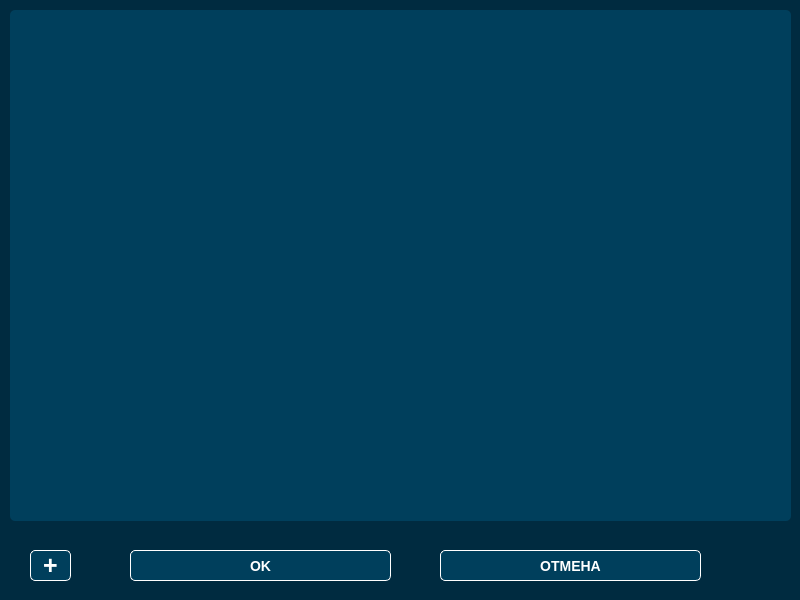
<?xml version="1.0" encoding="UTF-8"?>
<ui version="4.0">
 <class>Modal</class>
 <widget class="QMainWindow" name="Modal">
  <property name="geometry">
   <rect>
    <x>0</x>
    <y>0</y>
    <width>800</width>
    <height>600</height>
   </rect>
  </property>
  <property name="palette">
   <palette>
    <active>
     <colorrole role="WindowText">
      <brush brushstyle="SolidPattern">
       <color alpha="255">
        <red>255</red>
        <green>255</green>
        <blue>255</blue>
       </color>
      </brush>
     </colorrole>
     <colorrole role="Button">
      <brush brushstyle="SolidPattern">
       <color alpha="255">
        <red>0</red>
        <green>43</green>
        <blue>64</blue>
       </color>
      </brush>
     </colorrole>
     <colorrole role="Light">
      <brush brushstyle="SolidPattern">
       <color alpha="255">
        <red>0</red>
        <green>64</green>
        <blue>96</blue>
       </color>
      </brush>
     </colorrole>
     <colorrole role="Midlight">
      <brush brushstyle="SolidPattern">
       <color alpha="255">
        <red>0</red>
        <green>53</green>
        <blue>80</blue>
       </color>
      </brush>
     </colorrole>
     <colorrole role="Dark">
      <brush brushstyle="SolidPattern">
       <color alpha="255">
        <red>0</red>
        <green>21</green>
        <blue>32</blue>
       </color>
      </brush>
     </colorrole>
     <colorrole role="Mid">
      <brush brushstyle="SolidPattern">
       <color alpha="255">
        <red>0</red>
        <green>28</green>
        <blue>42</blue>
       </color>
      </brush>
     </colorrole>
     <colorrole role="Text">
      <brush brushstyle="SolidPattern">
       <color alpha="255">
        <red>255</red>
        <green>255</green>
        <blue>255</blue>
       </color>
      </brush>
     </colorrole>
     <colorrole role="BrightText">
      <brush brushstyle="SolidPattern">
       <color alpha="255">
        <red>255</red>
        <green>255</green>
        <blue>255</blue>
       </color>
      </brush>
     </colorrole>
     <colorrole role="ButtonText">
      <brush brushstyle="SolidPattern">
       <color alpha="255">
        <red>255</red>
        <green>255</green>
        <blue>255</blue>
       </color>
      </brush>
     </colorrole>
     <colorrole role="Base">
      <brush brushstyle="SolidPattern">
       <color alpha="255">
        <red>0</red>
        <green>0</green>
        <blue>0</blue>
       </color>
      </brush>
     </colorrole>
     <colorrole role="Window">
      <brush brushstyle="SolidPattern">
       <color alpha="255">
        <red>0</red>
        <green>43</green>
        <blue>64</blue>
       </color>
      </brush>
     </colorrole>
     <colorrole role="Shadow">
      <brush brushstyle="SolidPattern">
       <color alpha="255">
        <red>0</red>
        <green>0</green>
        <blue>0</blue>
       </color>
      </brush>
     </colorrole>
     <colorrole role="AlternateBase">
      <brush brushstyle="SolidPattern">
       <color alpha="255">
        <red>0</red>
        <green>21</green>
        <blue>32</blue>
       </color>
      </brush>
     </colorrole>
     <colorrole role="ToolTipBase">
      <brush brushstyle="SolidPattern">
       <color alpha="255">
        <red>255</red>
        <green>255</green>
        <blue>220</blue>
       </color>
      </brush>
     </colorrole>
     <colorrole role="ToolTipText">
      <brush brushstyle="SolidPattern">
       <color alpha="255">
        <red>0</red>
        <green>0</green>
        <blue>0</blue>
       </color>
      </brush>
     </colorrole>
    </active>
    <inactive>
     <colorrole role="WindowText">
      <brush brushstyle="SolidPattern">
       <color alpha="255">
        <red>255</red>
        <green>255</green>
        <blue>255</blue>
       </color>
      </brush>
     </colorrole>
     <colorrole role="Button">
      <brush brushstyle="SolidPattern">
       <color alpha="255">
        <red>0</red>
        <green>43</green>
        <blue>64</blue>
       </color>
      </brush>
     </colorrole>
     <colorrole role="Light">
      <brush brushstyle="SolidPattern">
       <color alpha="255">
        <red>0</red>
        <green>64</green>
        <blue>96</blue>
       </color>
      </brush>
     </colorrole>
     <colorrole role="Midlight">
      <brush brushstyle="SolidPattern">
       <color alpha="255">
        <red>0</red>
        <green>53</green>
        <blue>80</blue>
       </color>
      </brush>
     </colorrole>
     <colorrole role="Dark">
      <brush brushstyle="SolidPattern">
       <color alpha="255">
        <red>0</red>
        <green>21</green>
        <blue>32</blue>
       </color>
      </brush>
     </colorrole>
     <colorrole role="Mid">
      <brush brushstyle="SolidPattern">
       <color alpha="255">
        <red>0</red>
        <green>28</green>
        <blue>42</blue>
       </color>
      </brush>
     </colorrole>
     <colorrole role="Text">
      <brush brushstyle="SolidPattern">
       <color alpha="255">
        <red>255</red>
        <green>255</green>
        <blue>255</blue>
       </color>
      </brush>
     </colorrole>
     <colorrole role="BrightText">
      <brush brushstyle="SolidPattern">
       <color alpha="255">
        <red>255</red>
        <green>255</green>
        <blue>255</blue>
       </color>
      </brush>
     </colorrole>
     <colorrole role="ButtonText">
      <brush brushstyle="SolidPattern">
       <color alpha="255">
        <red>255</red>
        <green>255</green>
        <blue>255</blue>
       </color>
      </brush>
     </colorrole>
     <colorrole role="Base">
      <brush brushstyle="SolidPattern">
       <color alpha="255">
        <red>0</red>
        <green>0</green>
        <blue>0</blue>
       </color>
      </brush>
     </colorrole>
     <colorrole role="Window">
      <brush brushstyle="SolidPattern">
       <color alpha="255">
        <red>0</red>
        <green>43</green>
        <blue>64</blue>
       </color>
      </brush>
     </colorrole>
     <colorrole role="Shadow">
      <brush brushstyle="SolidPattern">
       <color alpha="255">
        <red>0</red>
        <green>0</green>
        <blue>0</blue>
       </color>
      </brush>
     </colorrole>
     <colorrole role="AlternateBase">
      <brush brushstyle="SolidPattern">
       <color alpha="255">
        <red>0</red>
        <green>21</green>
        <blue>32</blue>
       </color>
      </brush>
     </colorrole>
     <colorrole role="ToolTipBase">
      <brush brushstyle="SolidPattern">
       <color alpha="255">
        <red>255</red>
        <green>255</green>
        <blue>220</blue>
       </color>
      </brush>
     </colorrole>
     <colorrole role="ToolTipText">
      <brush brushstyle="SolidPattern">
       <color alpha="255">
        <red>0</red>
        <green>0</green>
        <blue>0</blue>
       </color>
      </brush>
     </colorrole>
    </inactive>
    <disabled>
     <colorrole role="WindowText">
      <brush brushstyle="SolidPattern">
       <color alpha="255">
        <red>0</red>
        <green>21</green>
        <blue>32</blue>
       </color>
      </brush>
     </colorrole>
     <colorrole role="Button">
      <brush brushstyle="SolidPattern">
       <color alpha="255">
        <red>0</red>
        <green>43</green>
        <blue>64</blue>
       </color>
      </brush>
     </colorrole>
     <colorrole role="Light">
      <brush brushstyle="SolidPattern">
       <color alpha="255">
        <red>0</red>
        <green>64</green>
        <blue>96</blue>
       </color>
      </brush>
     </colorrole>
     <colorrole role="Midlight">
      <brush brushstyle="SolidPattern">
       <color alpha="255">
        <red>0</red>
        <green>53</green>
        <blue>80</blue>
       </color>
      </brush>
     </colorrole>
     <colorrole role="Dark">
      <brush brushstyle="SolidPattern">
       <color alpha="255">
        <red>0</red>
        <green>21</green>
        <blue>32</blue>
       </color>
      </brush>
     </colorrole>
     <colorrole role="Mid">
      <brush brushstyle="SolidPattern">
       <color alpha="255">
        <red>0</red>
        <green>28</green>
        <blue>42</blue>
       </color>
      </brush>
     </colorrole>
     <colorrole role="Text">
      <brush brushstyle="SolidPattern">
       <color alpha="255">
        <red>0</red>
        <green>21</green>
        <blue>32</blue>
       </color>
      </brush>
     </colorrole>
     <colorrole role="BrightText">
      <brush brushstyle="SolidPattern">
       <color alpha="255">
        <red>255</red>
        <green>255</green>
        <blue>255</blue>
       </color>
      </brush>
     </colorrole>
     <colorrole role="ButtonText">
      <brush brushstyle="SolidPattern">
       <color alpha="255">
        <red>0</red>
        <green>21</green>
        <blue>32</blue>
       </color>
      </brush>
     </colorrole>
     <colorrole role="Base">
      <brush brushstyle="SolidPattern">
       <color alpha="255">
        <red>0</red>
        <green>43</green>
        <blue>64</blue>
       </color>
      </brush>
     </colorrole>
     <colorrole role="Window">
      <brush brushstyle="SolidPattern">
       <color alpha="255">
        <red>0</red>
        <green>43</green>
        <blue>64</blue>
       </color>
      </brush>
     </colorrole>
     <colorrole role="Shadow">
      <brush brushstyle="SolidPattern">
       <color alpha="255">
        <red>0</red>
        <green>0</green>
        <blue>0</blue>
       </color>
      </brush>
     </colorrole>
     <colorrole role="AlternateBase">
      <brush brushstyle="SolidPattern">
       <color alpha="255">
        <red>0</red>
        <green>43</green>
        <blue>64</blue>
       </color>
      </brush>
     </colorrole>
     <colorrole role="ToolTipBase">
      <brush brushstyle="SolidPattern">
       <color alpha="255">
        <red>255</red>
        <green>255</green>
        <blue>220</blue>
       </color>
      </brush>
     </colorrole>
     <colorrole role="ToolTipText">
      <brush brushstyle="SolidPattern">
       <color alpha="255">
        <red>0</red>
        <green>0</green>
        <blue>0</blue>
       </color>
      </brush>
     </colorrole>
    </disabled>
   </palette>
  </property>
  <property name="windowTitle">
   <string>MainWindow</string>
  </property>
  <widget class="QWidget" name="centralwidget">
   <widget class="QTableWidget" name="tableWidget">
    <property name="geometry">
     <rect>
      <x>10</x>
      <y>10</y>
      <width>781</width>
      <height>511</height>
     </rect>
    </property>
    <property name="styleSheet">
     <string notr="true">QTableWidget:pressed {
    background-color: qlineargradient(spread:pad, x1:0, y1:0, x2:0, y2:1,   stop:0 rgba(60, 186, 162, 255), stop:1 rgba(98, 211, 162, 255))
}
QTableWidget {
     background-color: #003f5c;
     border-radius: 5px; color: white; font: bold 14px;
}

QTableWidget:disabled {
    background-color: rgb(170, 170, 127)
}</string>
    </property>
   </widget>
   <widget class="QPushButton" name="pushButton">
    <property name="geometry">
     <rect>
      <x>130</x>
      <y>550</y>
      <width>261</width>
      <height>31</height>
     </rect>
    </property>
    <property name="styleSheet">
     <string notr="true">QPushButton:pressed {
    background-color: qlineargradient(spread:pad, x1:0, y1:0, x2:0, y2:1,   stop:0 rgba(60, 186, 162, 255), stop:1 rgba(98, 211, 162, 255))
}
QPushButton {
     background-color: #003f5c; border: 1px solid white;
     border-radius: 5px; color: white; font: bold 14px;
}

QPushButton:disabled {
    background-color: rgb(170, 170, 127)
}</string>
    </property>
    <property name="text">
     <string>OK</string>
    </property>
   </widget>
   <widget class="QPushButton" name="pushButton_3">
    <property name="geometry">
     <rect>
      <x>30</x>
      <y>550</y>
      <width>41</width>
      <height>31</height>
     </rect>
    </property>
    <property name="styleSheet">
     <string notr="true">QPushButton:pressed {
    background-color: qlineargradient(spread:pad, x1:0, y1:0, x2:0, y2:1,   stop:0 rgba(60, 186, 162, 255), stop:1 rgba(98, 211, 162, 255))
}
QPushButton {
     background-color: #003f5c; border: 1px solid white;
     border-radius: 5px; color: white; font: bold 25px;
}

QPushButton:disabled {
    background-color: rgb(170, 170, 127)
}</string>
    </property>
    <property name="text">
     <string>+</string>
    </property>
   </widget>
   <widget class="QPushButton" name="pushButton_2">
    <property name="geometry">
     <rect>
      <x>440</x>
      <y>550</y>
      <width>261</width>
      <height>31</height>
     </rect>
    </property>
    <property name="styleSheet">
     <string notr="true">QPushButton:pressed {
    background-color: qlineargradient(spread:pad, x1:0, y1:0, x2:0, y2:1,   stop:0 rgba(60, 186, 162, 255), stop:1 rgba(98, 211, 162, 255))
}
QPushButton {
     background-color: #003f5c; border: 1px solid white;
     border-radius: 5px; color: white; font: bold 14px;
}

QPushButton:disabled {
    background-color: rgb(170, 170, 127)
}</string>
    </property>
    <property name="text">
     <string>ОТМЕНА</string>
    </property>
   </widget>
  </widget>
 </widget>
 <resources/>
 <connections/>
</ui>
